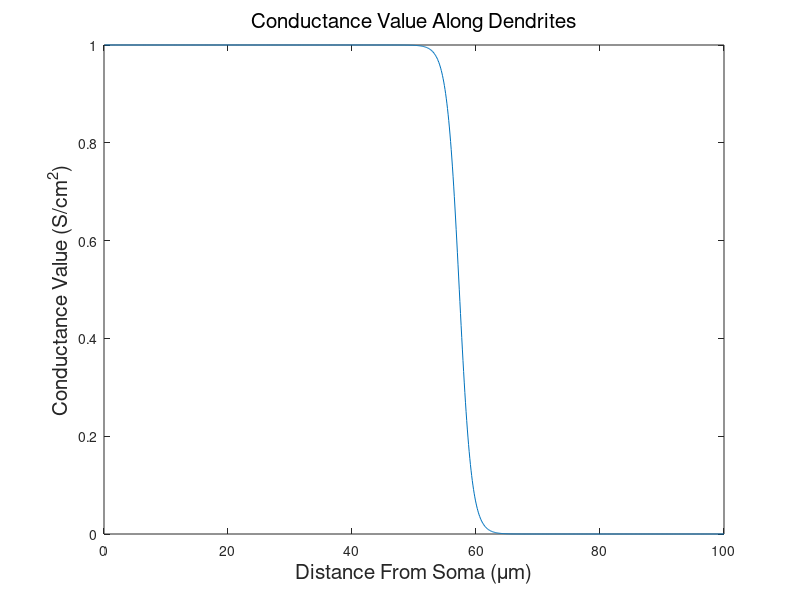

Write MATLAB code to recreate this figure. (Note: this script raises an error after producing the figure.)
clear all
close all
%%
%%% Plot Boltzmann Function %%%
font_size = 15;
font_weight = 'normal';
font_angle = 'normal';

p = 0.1:0.1:100;
G0 = 1;
k = 10;
d = 55;
DATA = zeros(length(p),1);

for i = 1:length(p)
    
    G = G0 - G0/(1+(k*exp(d-p(i))));
    DATA(i,1) = G;
end

plot(p,DATA)
xlabel('Distance From Soma (\mum)')
ylabel('Conductance Value (S/cm^2)')
title('Conductance Value Along Dendrites')
set(findall(gcf,'type','text'),'FontSize',font_size,'FontWeight',font_weight,'FontAngle',font_angle)
ax = gca; % current axes
ax.FontSize = font_size-2;